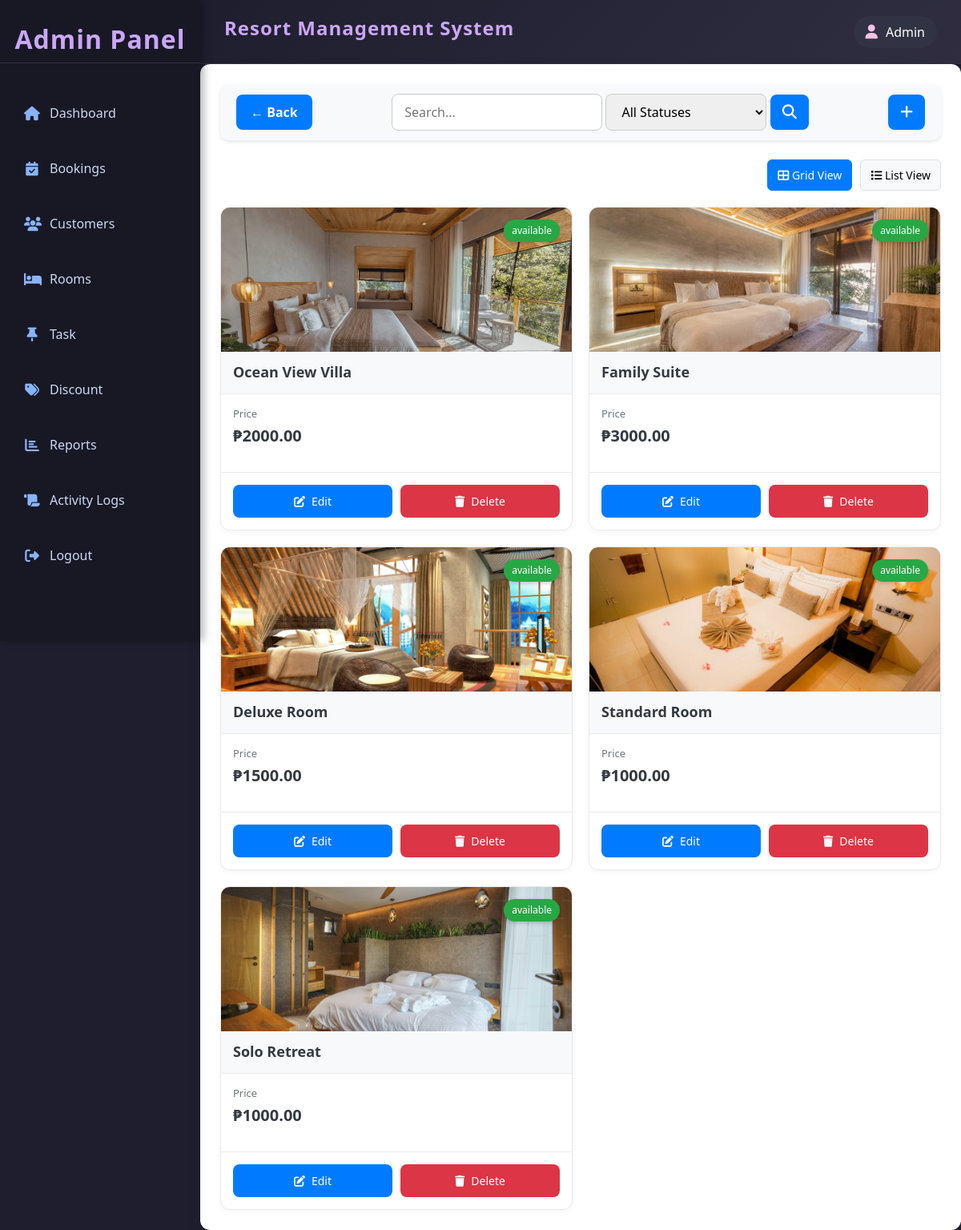
Screenshot of /admin/rooms/index.php (signed in) with the database file from the repository.
### tables this page shows
CREATE TABLE IF NOT EXISTS `room` (
  `room_id` int(11) NOT NULL AUTO_INCREMENT,
  `room_code` varchar(50) NOT NULL,
  `room_type` enum('standard','single_room','deluxe','family_room','studio_room','suite') NOT NULL,
  `room_status` enum('available','booked','under maintenance') NOT NULL,
  `description` text NOT NULL,
  `price` decimal(10,2) NOT NULL,
  `created_at` timestamp NOT NULL DEFAULT current_timestamp(),
  `updated_at` timestamp NOT NULL DEFAULT current_timestamp(),
  PRIMARY KEY (`room_id`),
  UNIQUE KEY `room_ code` (`room_code`)
);

CREATE TABLE IF NOT EXISTS `room_gallery` (
  `room_id` int(11) NOT NULL,
  `room_img` varchar(255) NOT NULL,
  `created_at` timestamp NOT NULL DEFAULT current_timestamp(),
  UNIQUE KEY `room_img` (`room_img`),
  KEY `galley_room_fk` (`room_id`)
);

### admin/rooms/index.php (the view, shortened to what this page needs)
<?php
include('../../resources/database/config.php');
include ('../includes/template.php');
?>
<div class="content" style="color:black;">
    <?php
    include ('filter.php'); ?>
    <div class="view-toggle">
        <button class="toggle-btn active" onclick="toggleView('grid')" id="gridBtn">
            <i class="fas fa-th-large"></i> Grid View
        </button>
        <button class="toggle-btn" onclick="toggleView('list')" id="listBtn">
            <i class="fas fa-list"></i> List View
        </button>
    </div>
    <div class="room-card-container" id="gridView">
        <?php
        mysqli_data_seek($result, 0);
        while($row=mysqli_fetch_assoc($result)){
            $statusClass = strtolower($row['room_status']);
            $rimg="SELECT * FROM room_gallery WHERE room_id={$row['room_id']} LIMIT 1";
            $rimg_result=mysqli_query($conn,$rimg);
            $rimg_row=mysqli_fetch_assoc($rimg_result);
            if($row['discounted_price'] > 0) {
                $priceDisplay = "₱{$row['discounted_price']}";
                $discountDisplay = "<span class='discount'>{$row['discount_percentage']}% Off</span>";
            } else {
                $priceDisplay = "₱{$row['price']}";
                $discountDisplay = "";
            }
            $roomImage = "../../resources/assets/room_images/{$rimg_row['room_img']}";
            $defaultImage = "../../assets/images/room-placeholder.jpg";
            $imagePath = file_exists($roomImage) ? $roomImage : $defaultImage;
            $hasImage = file_exists($roomImage) || file_exists($defaultImage);
        ?>
        <div class="room-card <?php echo $statusClass; ?>">
            <div class="room-image">
                <?php if($hasImage): ?>
                    <img src="<?php echo $imagePath; ?>" alt="<?php echo $row['room_code']; ?>">
                <?php endif; ?>
                <div class="status-indicator"><?php echo $row['room_status']; ?></div>
            </div>
            <div class="room-header">
                <h3 class="room-code"><?php echo $row['room_code']; ?></h3>
            </div>
            <div class="room-content">
                <div class="price-container">
                    <div class="price-label">Price</div>
                    <div class="price"><?php echo $priceDisplay; ?> <?php echo $discountDisplay; ?></div>
                </div>
            </div>
            <div class="room-actions">
                <a href='edit.php?id=<?php echo $row['room_id']; ?>' class='btn btn-primary'>
                    <i class='fas fa-edit'></i> Edit
                </a>
                <a href='delete.php?id=<?php echo $row['room_id']; ?>&index_click=true' class='btn btn-danger'>
                    <i class='fas fa-trash'></i> Delete
                </a>
            </div>
        </div>
        <?php } ?>
    </div>
</div>

### admin/includes/template.php (style rules this page uses)
body { display: grid; grid-template-columns: 250px 100px 100px auto; grid-template-rows: 80px 100px auto 100px; height: 100vh; margin: 0; font-family: 'Segoe UI', Tahoma, Geneva, Verdana, sans-serif; background: #1E1E2E; color: #E0E0E0; }
.content { grid-column: 2 / 5; grid-row: 2 / 5; width: 100%; padding: 20px; background: #1E1E2E; box-shadow: inset 0 5px 15px rgba(0, 0, 0, 0.1); color: black; }

### admin/rooms/index.php (style rules this page uses)
.content { width: 100%; padding: 25px; background: white; border-radius: 12px; box-shadow: 0 6px 18px rgba(0, 0, 0, 0.08); }
.room-card-container { display: grid; grid-template-columns: repeat(auto-fill, minmax(320px, 1fr)); gap: 20px; margin-top: 20px; }
.room-card { background: #fff; border-radius: 12px; overflow: hidden; transition: all 0.3s ease; border: 1px solid #eaeaea; box-shadow: 0 2px 10px rgba(0, 0, 0, 0.04); position: relative; display: flex; flex-direction: column; height: 100%; }
.room-image { position: relative; width: 100%; height: 180px; overflow: hidden; background-color: #f8f9fa; }
.room-image img { width: 100%; height: 100%; object-fit: cover; transition: transform 0.5s ease; }
.status-indicator { position: absolute; top: 15px; right: 15px; padding: 5px 10px; border-radius: 20px; font-size: 12px; font-weight: 500; z-index: 2; box-shadow: 0 2px 5px rgba(0,0,0,0.2); }
.available .status-indicator { background: #28a745; color: white; }
.room-header { background: #f8f9fa; padding: 15px; border-bottom: 1px solid #eaeaea; }
.room-code { font-size: 18px; font-weight: 700; color: #343a40; margin: 0; }
.room-content { padding: 15px; flex-grow: 1; }
.price-container { margin-bottom: 15px; }
.price-label { font-size: 13px; color: #6c757d; margin-bottom: 3px; }
.price { font-size: 20px; font-weight: 700; color: #343a40; }
.room-actions { display: flex; gap: 10px; padding: 15px; border-top: 1px solid #eaeaea; margin-top: auto; }
.btn { flex: 1; display: inline-flex; align-items: center; justify-content: center; padding: 10px; border-radius: 8px; font-weight: 500; text-decoration: none; transition: all 0.2s ease; font-size: 14px; border: none; cursor: pointer; }
.btn i { margin-right: 8px; }
.btn-primary { background: #007bff; color: white; }
.btn-danger { background: #dc3545; color: white; }
.view-toggle { display: flex; justify-content: flex-end; margin-bottom: 15px; }
.toggle-btn { padding: 8px 12px; border-radius: 6px; background: #f8f9fa; border: 1px solid #dee2e6; cursor: pointer; font-size: 14px; transition: all 0.2s ease; margin-left: 10px; }
.toggle-btn:hover, .toggle-btn.active { background: #007bff; color: white; border-color: #007bff; }

### rows the page displays
room: room_gallery.room_img (picture), room_status "available", room_code "Ocean View Villa", price "₱2000.00"
room: room_gallery.room_img (picture), room_status "available", room_code "Family Suite", price "₱3000.00"
room: room_gallery.room_img (picture), room_status "available", room_code "Deluxe Room", price "₱1500.00"
room: room_gallery.room_img (picture), room_status "available", room_code "Standard Room", price "₱1000.00"
room: room_gallery.room_img (picture), room_status "available", room_code "Solo Retreat", price "₱1000.00"
